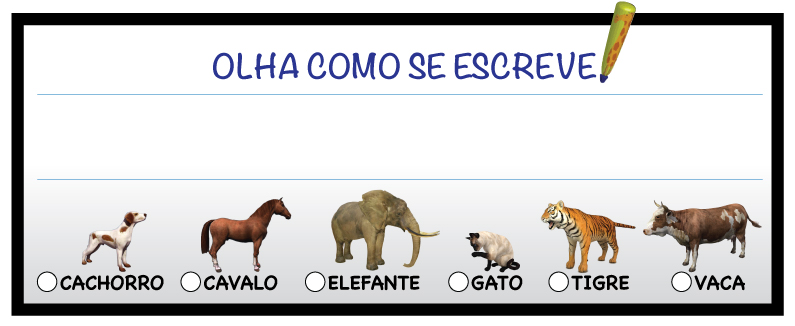
#> input picture scripts/detectLetters-Card/images/Olha-Como-se-Escreve-lamina.jpg, 795 x 326 px, found by its file name
$ python detectLines.py
#> lines starting #> are read from the running program, lines starting #| are printed output that depends on the picture; after the words box and inside, x2 and y2 are one past the last pixel; in counts of white or black regions, pixels touching at a corner belong together
import numpy as np
import cv2

def lineDist(lines, dist):
	if lines.shape[0] > 1:
		y = lines[:,0,1]
		lines = lines[np.argsort(y)]

		linesFinal = []
		linesFinal.append(lines[0])

		diff = abs(lines[1:,0,1] - lines[:-1,0,1])

		for i in range(len(diff)):
			if diff[i] > dist:
				linesFinal.append(lines[i+1])
	else:
		linesFinal = lines

	return np.array(linesFinal)

def lineDetect(img,gray,minLineLength):
	edges = cv2.Canny(gray,50,150,apertureSize = 3)

	lines = cv2.HoughLinesP(image=edges,rho=0.2,theta=np.pi/500, threshold=10,lines=np.array([]), minLineLength=minLineLength,maxLineGap=20)
	lines = lineDist(lines,10)

	a,b,c = lines.shape
	for i in range(a):
		print(lines[i][0][0], lines[i][0][1])
		cv2.line(img, (lines[i][0][0], lines[i][0][1]), (lines[i][0][2], lines[i][0][3]), (0,0,255), 2, cv2.LINE_AA)

	return img

if __name__ == '__main__':

	img = cv2.imread('C:/Users/Dirceu/Documents/Estudos/CursoOpenCV/Projects/Final/images/Cartoes/Olha-Como-se-Escreve-lamina.jpg')
#> img is the input picture: shape (326, 795, 3); mean B, G, R 207.2, 207.4, 208.5
	minLineLength=img.shape[1]-50
#> minLineLength = 745

	gray = cv2.cvtColor(img,cv2.COLOR_BGR2GRAY)
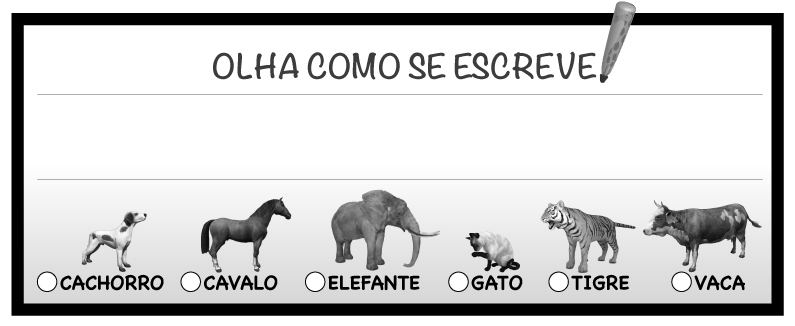
#> gray: shape (326, 795); min 0, max 255, mean 207.7

	img2 = lineDetect(img,gray,minLineLength)
#> in lineDetect, `edges = cv2.Canny(gray,50,150,apertureSize = 3)`:
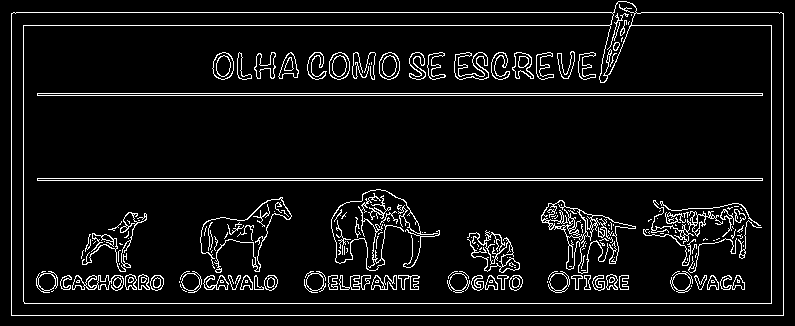
#> edges: shape (326, 795); 7% white in thin lines or dots
#> in lineDetect, `lines = cv2.HoughLinesP(image=edges,rho=0.2,theta=np.pi/500, threshold..`: lines = [[11, 95, 783, 95], [11, 315, 783, 315], [11, 93, 783, 93], [11, 25, 783, 25], [11, 178, 783, 178], [13, 12, 781, 12], [11, 303, 783, 303], [11, 180, 783, 180]]
#> in lineDist, `y = lines[:,0,1]`: y = [95, 315, 93, 25, 178, 12, 303, 180]
#> in lineDist, `lines = lines[np.argsort(y)]`: lines = [[13, 12, 781, 12], [11, 25, 783, 25], [11, 93, 783, 93], [11, 95, 783, 95], [11, 178, 783, 178], [11, 180, 783, 180], [11, 303, 783, 303], [11, 315, 783, 315]]
#> in lineDist, `diff = abs(lines[1:,0,1] - lines[:-1,0,1])`: diff = [13, 68, 2, 83, 2, 123, 12]
#> the loop in lineDist, `for i in range(len(diff)):` made 7 passes
#> after the loop in lineDist, `for i in range(len(diff)):`: linesFinal = [[[13, 12, 781, 12]], [[11, 25, 783, 25]], [[11, 93, 783, 93]], [[11, 178, 783, 178]], [[11, 303, 783, 303]], [[11, 315, 783, 315]]]
#> in lineDetect, `lines = lineDist(lines,10)`: lines = [[13, 12, 781, 12], [11, 25, 783, 25], [11, 93, 783, 93], [11, 178, 783, 178], [11, 303, 783, 303], [11, 315, 783, 315]]
#> the loop in lineDetect, `for i in range(a):` made 6 passes
#| 13 12
#| 11 25
#| 11 93
#| 11 178
#| 11 303
#| 11 315
#> after the loop in lineDetect, `for i in range(a):`:
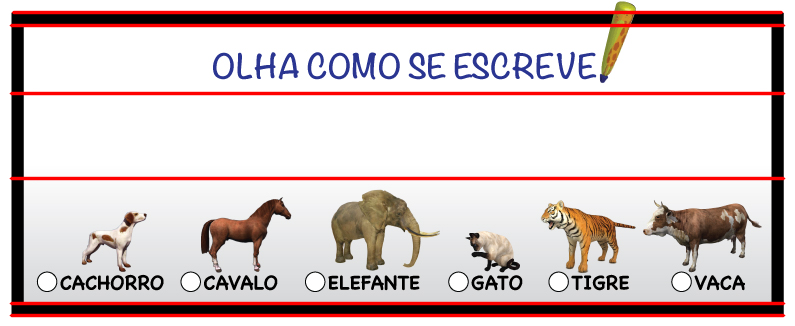
#> img: shape (326, 795, 3); 8.97% of pixels changed, all inside (x1, y1, x2, y2) = (9, 10, 786, 318)

	cv2.imshow('result', img2)

	cv2.waitKey(0)
	cv2.destroyAllWindows()
